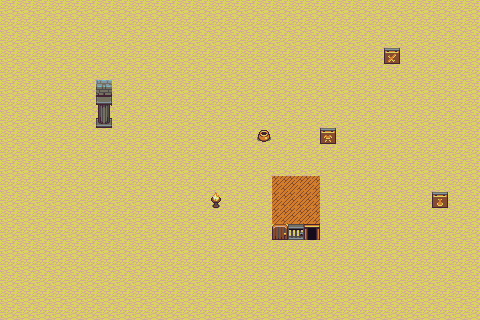

A 2D game scene composited from a Tiled map and its tileset images. What follows is a short description and the map's XML, with every tile layer's data as written:
An orthogonal 30x20 tile map with 16x16 px tiles, 2 tile layers (one-layer, another layer) and 8 objects (4x TWO, 3x ONE, Barbara).

<map version="1.9" tiledversion="1.9.2" orientation="orthogonal" renderorder="right-down" width="30" height="20" tilewidth="16" tileheight="16" infinite="0" nextlayerid="4" nextobjectid="10">
 <tileset firstgid="1" source="basictiles.tsx" />
 <layer id="2" name="one-layer" width="30" height="20">
  <data encoding="csv">
11,11,11,11,11,11,11,11,11,11,11,11,11,11,11,11,11,11,11,11,11,11,11,11,11,11,11,11,11,11,
11,11,11,11,11,11,11,11,11,11,11,11,11,11,11,11,11,11,11,11,11,11,11,11,11,11,11,11,11,11,
11,11,11,11,11,11,11,11,11,11,11,11,11,11,11,11,11,11,11,11,11,11,11,11,11,11,11,11,11,11,
11,11,11,11,11,11,11,11,11,11,11,11,11,11,11,11,11,11,11,11,11,11,11,11,11,11,11,11,11,11,
11,11,11,11,11,11,11,11,11,11,11,11,11,11,11,11,11,11,11,11,11,11,11,11,11,11,11,11,11,11,
11,11,11,11,11,11,11,11,11,11,11,11,11,11,11,11,11,11,11,11,11,11,11,11,11,11,11,11,11,11,
11,11,11,11,11,11,11,11,11,11,11,11,11,11,11,11,11,11,11,11,11,11,11,11,11,11,11,11,11,11,
11,11,11,11,11,11,11,11,11,11,11,11,11,11,11,11,11,11,11,11,11,11,11,11,11,11,11,11,11,11,
11,11,11,11,11,11,11,11,11,11,11,11,11,11,11,11,11,11,11,11,11,11,11,11,11,11,11,11,11,11,
11,11,11,11,11,11,11,11,11,11,11,11,11,11,11,11,11,11,11,11,11,11,11,11,11,11,11,11,11,11,
11,11,11,11,11,11,11,11,11,11,11,11,11,11,11,11,11,11,11,11,11,11,11,11,11,11,11,11,11,11,
11,11,11,11,11,11,11,11,11,11,11,11,11,11,11,11,11,11,11,11,11,11,11,11,11,11,11,11,11,11,
11,11,11,11,11,11,11,11,11,11,11,11,11,11,11,11,11,11,11,11,11,11,11,11,11,11,11,11,11,11,
11,11,11,11,11,11,11,11,11,11,11,11,11,11,11,11,11,11,11,11,11,11,11,11,11,11,11,11,11,11,
11,11,11,11,11,11,11,11,11,11,11,11,11,11,11,11,11,11,11,11,11,11,11,11,11,11,11,11,11,11,
11,11,11,11,11,11,11,11,11,11,11,11,11,11,11,11,11,11,11,11,11,11,11,11,11,11,11,11,11,11,
11,11,11,11,11,11,11,11,11,11,11,11,11,11,11,11,11,11,11,11,11,11,11,11,11,11,11,11,11,11,
11,11,11,11,11,11,11,11,11,11,11,11,11,11,11,11,11,11,11,11,11,11,11,11,11,11,11,11,11,11,
11,11,11,11,11,11,11,11,11,11,11,11,11,11,11,11,11,11,11,11,11,11,11,11,11,11,11,11,11,11,
11,11,11,11,11,11,11,11,11,11,11,11,11,11,11,11,11,11,11,11,11,11,11,11,11,11,11,11,11,11
</data>
 </layer>
 <layer id="1" name="another layer" width="30" height="20">
  <data encoding="csv">
0,0,0,0,0,0,0,0,0,0,0,0,0,0,0,0,0,0,0,0,0,0,0,0,0,0,0,0,0,0,
0,0,0,0,0,0,0,0,0,0,0,0,0,0,0,0,0,0,0,0,0,0,0,0,0,0,0,0,0,0,
0,0,0,0,0,0,0,0,0,0,0,0,0,0,0,0,0,0,0,0,0,0,0,0,0,0,0,0,0,0,
0,0,0,0,0,0,0,0,0,0,0,0,0,0,0,0,0,0,0,0,0,0,0,0,79,0,0,0,0,0,
0,0,0,0,0,0,0,0,0,0,0,0,0,0,0,0,0,0,0,0,0,0,0,0,0,0,0,0,0,0,
0,0,0,0,0,0,1,0,0,0,0,0,0,0,0,0,0,0,0,0,0,0,0,0,0,0,0,0,0,0,
0,0,0,0,0,0,92,0,0,0,0,0,0,0,0,0,0,0,0,0,0,0,0,0,0,0,0,0,0,0,
0,0,0,0,0,0,100,0,0,0,0,0,0,0,0,0,0,0,0,0,0,0,0,0,0,0,0,0,0,0,
0,0,0,0,0,0,0,0,0,0,0,0,0,0,0,0,28,0,0,0,71,0,0,0,0,0,0,0,0,0,
0,0,0,0,0,0,0,0,0,0,0,0,0,0,0,0,0,0,0,0,0,0,0,0,0,0,0,0,0,0,
0,0,0,0,0,0,0,0,0,0,0,0,0,0,0,0,0,0,0,0,0,0,0,0,0,0,0,0,0,0,
0,0,0,0,0,0,0,0,0,0,0,0,0,0,0,0,0,9,9,9,0,0,0,0,0,0,0,0,0,0,
0,0,0,0,0,0,0,0,0,0,0,0,0,61,0,0,0,9,9,9,0,0,0,0,0,0,0,80,0,0,
0,0,0,0,0,0,0,0,0,0,0,0,0,0,0,0,0,9,9,9,0,0,0,0,0,0,0,0,0,0,
0,0,0,0,0,0,0,0,0,0,0,0,0,0,0,0,0,49,50,51,0,0,0,0,0,0,0,0,0,0,
0,0,0,0,0,0,0,0,0,0,0,0,0,0,0,0,0,0,0,0,0,0,0,0,0,0,0,0,0,0,
0,0,0,0,0,0,0,0,0,0,0,0,0,0,0,0,0,0,0,0,0,0,0,0,0,0,0,0,0,0,
0,0,0,0,0,0,0,0,0,0,0,0,0,0,0,0,0,0,0,0,0,0,0,0,0,0,0,0,0,0,
0,0,0,0,0,0,0,0,0,0,0,0,0,0,0,0,0,0,0,0,0,0,0,0,0,0,0,0,0,0,
0,0,0,0,0,0,0,0,0,0,0,0,0,0,0,0,0,0,0,0,0,0,0,0,0,0,0,0,0,0
</data>
 </layer>
 <objectgroup id="3" name="objects">
  <object id="1" name="Barbara" x="192" y="16" width="112" height="64" />
  <object id="2" name="Chad" class="TWO" x="368" y="96" width="64" height="48">
   <ellipse />
  </object>
  <object id="4" name="Cindy" class="TWO" x="80" y="208">
   <polygon points="0,0 -16,32 16,64 96,48 48,16" />
  </object>
  <object id="5" class="TWO" gid="13" x="64" y="48" width="16" height="16" />
  <object id="6" class="TWO" gid="13" x="128" y="64" width="16" height="16" />
  <object id="7" name="Becky" class="ONE" gid="13" x="192" y="160" width="16" height="16" />
  <object id="8" class="ONE" gid="13" x="384" y="272" width="16" height="16" />
  <object id="9" class="ONE" gid="13" x="432" y="304" width="16" height="16" />
 </objectgroup>
</map>
